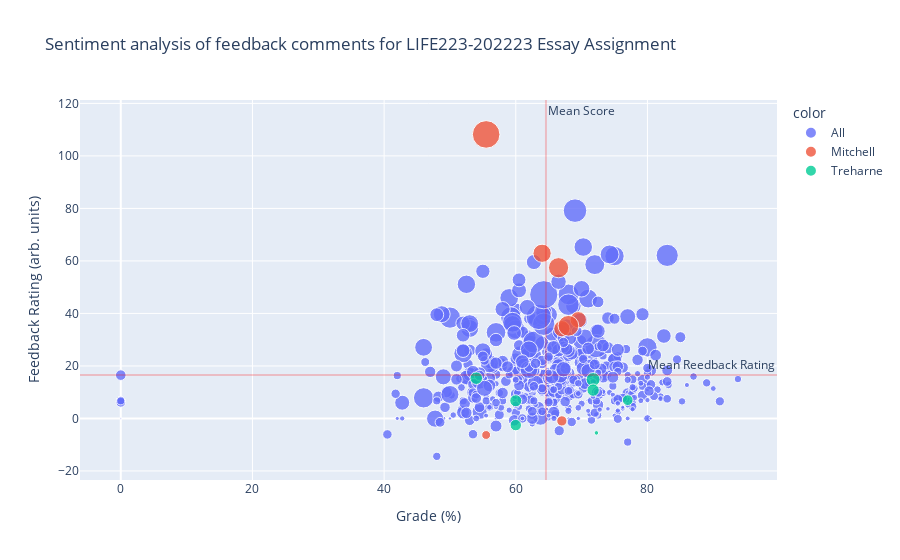

Notebook source saved alongside this figure:
### Code cell
# You can highlight the comments of any marker (or multiple markers) as follows (uncomment to run):

result.plot(marker=["Treharne", "Mitchell"], title="Sentiment analysis of feedback comments for LIFE223-202223 Essay Assignment")

### Figure 1 — Plotly figure (JSON) as saved in the notebook; plotly's stock layout.template omitted (floating-point values rounded to 4 significant figures; data arrays with more than 128 entries replaced by an {"elided": "..."} marker saying what was removed)
{"data": [{"customdata": {"elided": "493x4 mixed values"}, "hovertemplate": "Feedback Rating (arb. units): %{y:.1f}<br>Grade (%): %{x}<br>Marker: %{customdata[0]}<br>Comment Length (words): %{customdata[1]}<br>Sentiment (arb. units): %{customdata[2]:.4f}", "legendgroup": "All", "marker": {"color": "#636efa", "opacity": 0.8, "size": {"elided": "493 int values"}, "sizemode": "area", "sizeref": 1.065, "symbol": "circle"}, "mode": "markers", "name": "All", "orientation": "v", "showlegend": true, "type": "scatter", "x": {"elided": "493 float values"}, "xaxis": "x", "y": {"elided": "493 float values"}, "yaxis": "y"}, {"customdata": [["Christopher Mitchell", 141, 0.2667, "A very well written essay with lots of good information and a clear structure. Well done.\n\nAt times, although you use excellent sources, they are not always in the right places. A good rule of thumb is that whenever you are stating something like X% of crops are animal pollinated (ie there is a number involved) or a study was done to show, you should link the information to a citation. Sometimes you do exactly this and there's no problem but sometimes it is missing and becomes more noticeable by it's absence.\n\nOccasionally, you bring up a point (such as the economic costs of losing bees) and fail to develop it much further. For the very highest marks, you will need to fully develop these ideas and elaborate more on teh consequences.\n\nOverall a very good essay. Well done."], ["Christopher Mitchell", 405, 0.2671, "A good attempt here and you've raised some really good points. There are some things that hold you back though.\n\nThe biggest and most obvious is referencing. In this case you have simply placed links in the text and this is not the format we accept. A proper scientific reference should be formatted in text as (Author Date). For example I would cite your essay using the following citation (Thatcher 2022) in text and then more complete details in the reference list. Furthermore, the sources you have chosen look like good sources for research but not for citing in an essay. The overwhelming majority of your references in an essay need to be primary literature sources like scientific papers or the occasional textbook.\n\nMore generally, you raise some very good points in this essay and approach the rather frightening claims made with a healthy sense of skepticism. This is very good. Keep that critical thinking active at all times when you're presented with a claim like this. What I would like to see for some of the higher marks is you fully developing these points. You could discuss these in some more detail. For example, your point about economic strife cause by bee extinction is good but you could go on to explain that civilisational struggle and even collapse is not quite extinction. You get close to this point but don't quite explain it. As a note this is hard with short word counts so you've still raised some good issues here.\n\nAnother problem (and this is common to all student essays) is that sometimes you lose track of what you're saying and your sentence doesn't make sense. This is hard to solve when typing but can be addressed by proofreading. Most people struggle to proofread their own text so you may want to enlist a friend or family member. Alternatively, a good trick is to proofread your own text backwards, paragraph by paragraph. this should allow you to think about each paragraph (starting with the last) and whether it all hangs together and makes sense on its own. Try it. I promise you'll be impressed with how helpful it can be.\n\nOverall, although you may be disappointed with the mark here, you're actually not far from a much higher one if you solve some of the more fiddly problems like referencing. So don't get disheartened."], ["Christopher Mitchell", 42, -0.15, "As a note, late penalties are applied automatically now but don't worry, I've added your name to a list so it will be removed. It's just because of the confusion over links. Your actual mark for this is 55.5."], ["Christopher Mitchell", 177, 0.3554, "A good essay with some great points raised. Really good job on the research.\n\nOverall the structure here is good and you argument builds nicely. The text is a little unclear in the early paragraphs and I think you could do with a proofread just to make sure each sentence hangs together nicely.\n\nTo improve here, make sure you're developing your points fully. This can be difficult with limited word counts but it is a skill worth developing. For example, you raise some points that seem to just hang alone rather than connect to your central point. You mention vitamin A and leafcutter bees working close to the nest but don't explain why these points are important. For the very highest marks, you'll need to develop these ideas fully.\n\nI should add that the fourth paragraph does an excellent job of doing this. It is fully developed, brings in important evidence and makes a good argument. That should be a model for your writing in future. It's excellent.\n\nOverall, good work. Well done."], ["Christopher Mitchell", 141, 0.2424, "A good essay with generally very good use of the literature. Well done.\n\nThe structure is a little odd but only minorly so, with some technical terms only being defined just under half-way through the text. It is usually best to be very clear about what you're discussing from as early as possible.\n\nSome points are under-developed, particularly when you discuss other modes of pollination. There is so much to elaborate on here. Could other animals cover for the honeybees? Could plants evolve or be manipulated by us and how much effort/money would that take? Could we just switch food sources? All these get touched upon in 1 or 2 sentences but could perhaps be paragraphs in their own right. For a short essay like this, a little more development would be ideal.\n\nOverall a very good essay. Well done."], ["Christopher Mitchell", 56, -0.01667, "Note that an automatic late penalty has been applied. I've made Gemma aware of the submission link error and that should be scrubbed soon (if not by the time you've read this) so don't panic. Let me know if you're concerned and I'll chase it up. You actual mark is 67."], ["Christopher Mitchell", 228, 0.1548, "A very good essay. Well done.\n\nThere are some very minor grammatical and structural things that could be solved by proofreading. Ultimately this kind of thing is worth very few marks (1 or 2) in most cases but since it's easy, try enlisting a friend or relative to proofread. Alternatively, proofread your own text by reading each paragraph in isolation starting from the end of the essay and working back to the start. It can be a good way to analyze your own structure.\n\nThe points you raise here are well researched and well though out. you bring in good evidence for your major claims and it really helps support the arguments you make. I would say that your conclusion surprised me. I had gathered from your main text that you were very worried about drug resistance and would prefer other methods. This is usually a sign that your weighting is a little off and maybe you could have developed your concerns about insecticides more. For example the blanket use of insecticides can be dangerous to other ecosystem components and you don't really cover this.\n\nOverall, a good essay. You are a little verbose sometimes so try going back through your text and trying to ruthlessly cut out unneeded lines or words. You might be suprised how much space you can free up. Very well done."], ["Christopher Mitchell", 217, 0.2646, "A good essay bringing in some excellent points and making a solid, consistent argument throughout. Your piece is well written and well researched.\n\nThere are a lot of references (which is good) but the sources are a little suspect. There are too many news and popular science sources here. You need to be focussing on primary literature.\n\nAs for your conclusion, I think there is a slight flaw in your argument (don't worry it doesn't cost you many marks but it's important to be aware). The reduction in bee population and diversity that you point to is something that doesn't happen in isolation. It is probably not the case that all the other bees and other pollinators can chip in and cover the gap because they too are subject to the forces that are threatening bees. You slightly miss the chance to set up this point despite your good focus on non-honeybee species. I think it might change your argument if you were to consider that honeybees going extinct might be a harbinger of a more general ecological decline or even collapse. Nevertheless, your point is soundly argued that honeybees alone aren't going to finish us off.\n\nOverall a good essay with a decent structure and a well argued case. Well done."]], "hovertemplate": "Feedback Rating (arb. units): %{y:.1f}<br>Grade (%): %{x}<br>Marker: %{customdata[0]}<br>Comment Length (words): %{customdata[1]}<br>Sentiment (arb. units): %{customdata[2]:.4f}", "legendgroup": "Mitchell", "marker": {"color": "#EF553B", "opacity": 0.8, "size": [141, 405, 42, 177, 141, 56, 228, 217], "sizemode": "area", "sizeref": 1.065, "symbol": "circle"}, "mode": "markers", "name": "Mitchell", "orientation": "v", "showlegend": true, "type": "scatter", "x": [69.5, 55.5, 55.5, 64, 67, 67, 68, 66.5], "xaxis": "x", "y": [37.6, 108.2, -6.3, 62.91, 34.18, -0.9333, 35.29, 57.41], "yaxis": "y"}, {"customdata": [["Robert Treharne", 84, 0.1826, "Luca, this essay could have been better. I get these sense that you dashed it out quickly.\n\nYou've found a good set of supporting references but overall your essay lacks detail. Replace the waffle with some hard facts, even a few statistics maybe and use them to support your conclusion/opinion.\n\nYou write very well, a bit colloquial sometimes perhaps. I enjoy reading your words but am frustrated that that they don't dig deeper into this topic.\n\nVery happy to discuss this further."], ["Robert Treharne", 70, -0.03611, "A good essay Amy.\n\nPlease see in-line comments for additional feedback.\n\nA few slightly awkward sentences and a few poorly formatted in-line citations (but reference list good).\n\nReference to an interesting case study (hand pollination of kiwi fruit) is made but then the essay ends somewhat abruptly. Could have included a bit of scope for how we can prevent CCD (or are things that bad that nothing can be done?)"], ["Robert Treharne", 103, 0.1439, "A very good essay across the board.\n\nWell cited with some really interesting points. You've even picked up on the global warming issue which has been cited recently as one of the biggest contributors to the increase in Malaria in developed countries like Canada (i.e. places where it's usually too cold for mosquitoes).\n\nSee in-line comments for further detailed feedback.\n\nYou didn't actually answer the main question of the essay, but you did give the reader plenty of information about both drugs and insecticides that would help them answer this themselves. Nonetheless, it's OK to express your opinion sometimes."], ["Robert Treharne", 11, -0.5, "Hi Saffron. Sorry about this. I have replaced your grade. RT"], ["Robert Treharne", 61, 0.1143, "Excellent work Millie.\n\nSee in-line comments for specific feedback.\n\nYou write with a high fluency but also with high technical detail. This is hard to achieve.\n\nI love the way you style your paragraphs with headings. I wish everyone did this.\n\nReference list was correctly formatted but leave space between each of the sources next time. It's difficult to read."], ["Robert Treharne", 81, 0.1333, "A fascinating essay. Well done Jiaqi.\n\nYou write very well with a confident, academic tone. In some places you could have been a bit more concise, but it still flows well.\n\nYou've picked out three key case studies from peer reviewed research to support your essay. Together, these case studies generate a very well rounded essay.\n\nIn the future, don't be afraid to quote key statistics from the research. These will add further weight and legitimacy to your work."], ["Robert Treharne", 77, 0.0875, "This is a good attempt Shenbo.\n\nYou write well and the essay is generally well structured.\n\nHowever, you could have cited further case studies as examples to support the benefits/disadvantages of human trials. Also, you could have expressed an opinion in your conclusion as to whether you think it is ever ethical to use human studies.\n\nIn some parts your essay was slightly repetitive. This was a missed opportunity to cite further work to support your essay."]], "hovertemplate": "Feedback Rating (arb. units): %{y:.1f}<br>Grade (%): %{x}<br>Marker: %{customdata[0]}<br>Comment Length (words): %{customdata[1]}<br>Sentiment (arb. units): %{customdata[2]:.4f}", "legendgroup": "Treharne", "marker": {"color": "#00cc96", "opacity": 0.8, "size": [84, 70, 103, 11, 61, 81, 77], "sizemode": "area", "sizeref": 1.065, "symbol": "circle"}, "mode": "markers", "name": "Treharne", "orientation": "v", "showlegend": true, "type": "scatter", "x": [54, 60, 71.75, 72.25, 77, 71.75, 60], "xaxis": "x", "y": [15.34, -2.528, 14.82, -5.5, 6.97, 10.8, 6.737], "yaxis": "y"}], "layout": {"annotations": [{"showarrow": false, "text": "Mean Reedback Rating", "x": 1, "xanchor": "right", "xref": "x domain", "y": 16.57, "yanchor": "bottom", "yref": "y"}, {"showarrow": false, "text": "Mean Score", "x": 64.59, "xanchor": "left", "xref": "x", "y": 1, "yanchor": "top", "yref": "y domain"}], "legend": {"itemsizing": "constant", "title": {"text": "color"}, "tracegroupgap": 0}, "shapes": [{"line": {"color": "red"}, "opacity": 0.2, "type": "line", "x0": 0, "x1": 1, "xref": "x domain", "y0": 16.57, "y1": 16.57, "yref": "y"}, {"line": {"color": "red"}, "opacity": 0.2, "type": "line", "x0": 64.59, "x1": 64.59, "xref": "x", "y0": 0, "y1": 1, "yref": "y domain"}], "title": {"text": "Sentiment analysis of feedback comments for LIFE223-202223 Essay Assignment"}, "xaxis": {"anchor": "y", "domain": [0, 1], "title": {"text": "Grade (%)"}}, "yaxis": {"anchor": "x", "domain": [0, 1], "title": {"text": "Feedback Rating (arb. units)"}}}}
